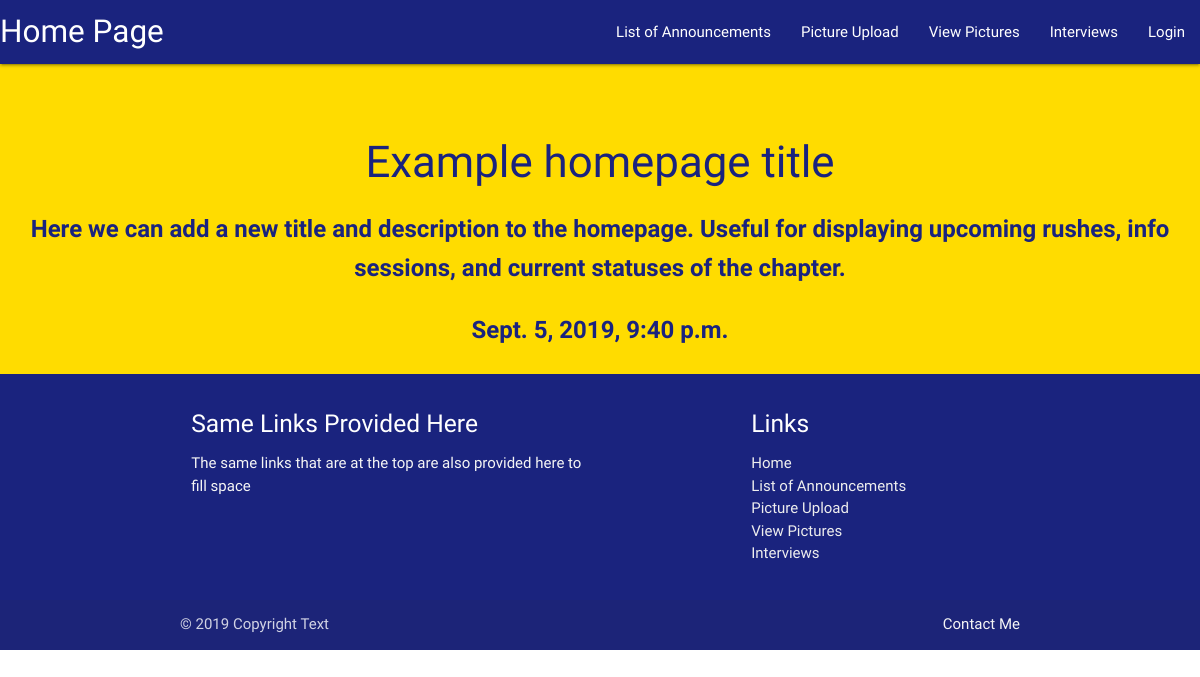
Page /tausite/ on the earlier database version.
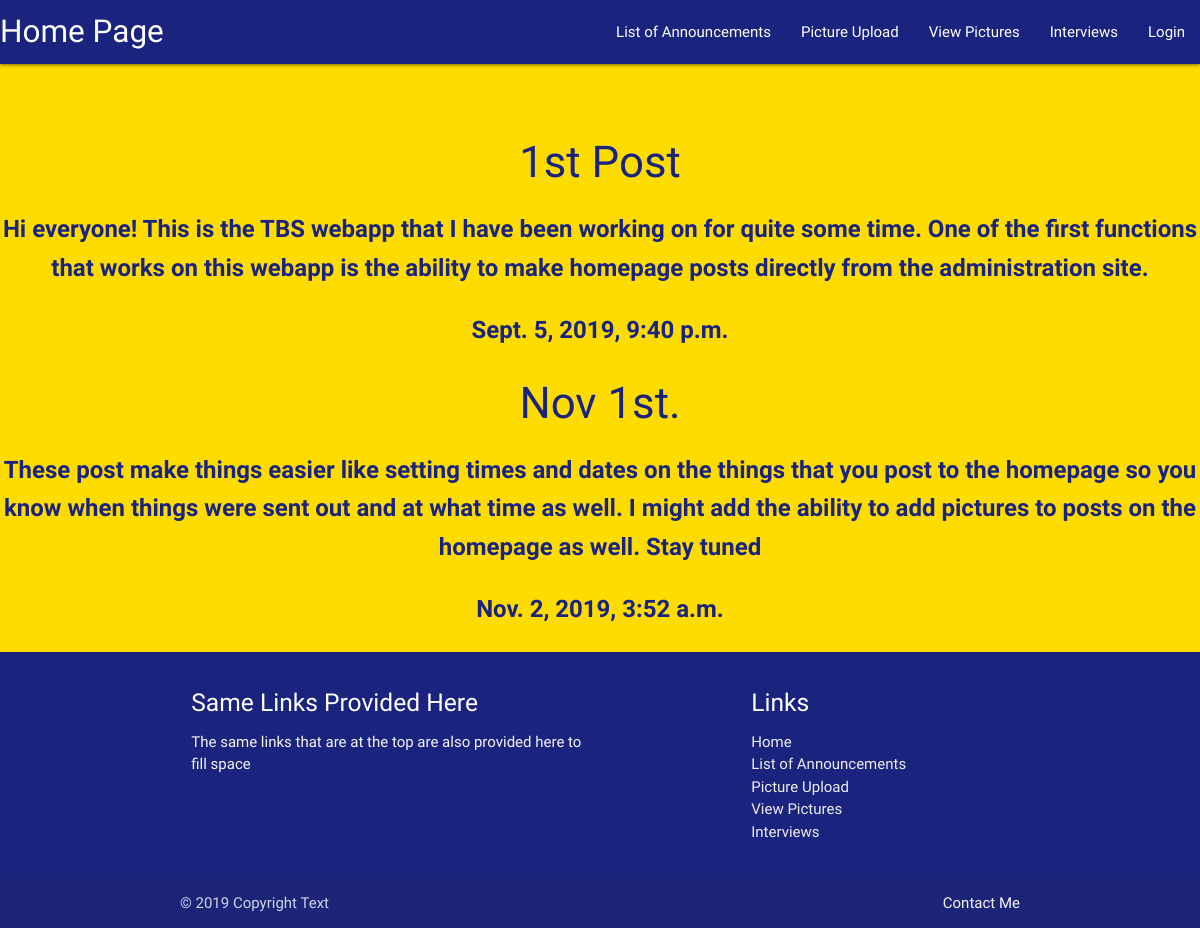
Same page on the later database version.
### tausite/models.py (models this page shows, shortened)
class Home(models.Model):
    homeTitle = models.CharField(max_length=200)
    homeDesc = models.TextField()
    homeDate = models.DateTimeField()

### tausite/views.py (the view)
# urls.py: url('^tausite/', include(('tausite.urls', 'home'), namespace='tausite')),
def home(request):
    index_file_path = PROJECT_PATH + '/templates/home.html'
    homes = Home.objects.all()
    context = {'home': homes}
    return render(request, index_file_path, context)

### tausite/templates/home.html (shortened to what this page needs)
<!DOCTYPE html>
<html>
<head>
    {% load static %}
    <link rel="stylesheet" href="https://cdnjs.cloudflare.com/ajax/libs/materialize/1.0.0/css/materialize.min.css">
    <link rel="stylesheet" href="{% static 'css/home.css' %}">
</head>
<body>
<div class="backgroundColor">
    {% block content %}
    {% if user.is_authenticated %}
    {% include 'base2.html' %}
    {% else %}
    {% include 'base.html' %}
    {% endif %}
    {% for homes in home %}
    <h3 class="title">{{homes.homeTitle}}</h3>
    <p class="description">{{homes.homeDesc}}</p>
    <p class="date">{{homes.homeDate}}</p>
    {% endfor %}
    {% include 'footer.html' %}
    {% endblock content%}
</div>
</body>
</html>

### tausite/templates/base.html (shortened to what this page needs)
<nav>
    <div class="nav-wrapper">
        <a href="{% url 'tausite:home' %}" class="brand-logo">Home Page</a>
        <ul id="nav-mobile" class="right hide-on-med-and-down">
            <li><a href="{% url 'tausite:Announcement List' %}">List of Announcements</a></li>
            <li><a href="{% url 'tausite:image_upload' %}">Picture Upload</a></li>
            <li><a href="{% url 'tausite:picture_images' %}">View Pictures</a></li>
            <li><a href="{% url 'tausite:interviews' %}">Interviews</a></li>
            <li><a href="{% url 'login' %}">Login</a></li>
        </ul>
    </div>
</nav>
<br/><br/>

### tausite/templates/footer.html
<footer class="page-footer #004a8f indigo darken-4">
    <div class="container">
        <div class="row">
            <div class="col l6 s12">
                <h5 class="white-text">Same Links Provided Here</h5>
                <p class="grey-text text-lighten-4">The same links that are at the top are also provided here to fill space</p>
            </div>
            <div class="col l4 offset-l2 s12">
                <h5 class="white-text">Links</h5>
                <ul>
                    <li><a class="grey-text text-lighten-3" href="{% url 'tausite:home' %}">Home</a></li>
                    <li><a class="grey-text text-lighten-3" href="{% url 'tausite:Announcement List' %}">List of Announcements</a></li>
                    <li><a class="grey-text text-lighten-3" href="{% url 'tausite:image_upload' %}">Picture Upload</a></li>
                    <li><a class="grey-text text-lighten-3" href="{% url 'tausite:picture_images' %}">View Pictures</a></li>
                    <li><a class="grey-text text-lighten-3" href="{% url 'tausite:interviews' %}">Interviews</a></li>
                </ul>
            </div>
        </div>
    </div>
    <div class="footer-copyright">
        <div class="container">
            © 2019 Copyright Text
            <a class="grey-text text-lighten-4 right" href="https://www.linkedin.com/in/christian-aborbie-a47302121/">Contact Me</a>
        </div>
    </div>
</footer>

### tausite/static/css/home.css (style rules this page uses)
.backgroundColor { background-color: rgb(255, 220, 0); }
body { font-family: 'Dancing Script', cursive; }
.title { text-align: center; color: rgb(26, 35, 126); }
.description, .date { text-align: center; line-height: 1.6; color: rgb(26, 35, 126); font-weight: bold; font-size: 24px; }
.nav-wrapper { background-color: rgb(26, 35, 126); }

Differences in the rows shown:
changed Home: homeTitle "Example homepage title" → "1st Post"; homeDesc "Here we can add a new title and description to the homepage. Useful for displaying upcoming rushes, info sessions, and current statuses of the chapter." → "Hi everyone! This is the TBS webapp that I have been working on for quite some time. One of the first functions that works on this webapp is the ability to make homepage posts directly from the administration site."
added Home: homeTitle "Nov 1st.", homeDesc "These post make things easier like setting times and dates on the things that you post to the homepage so you know when things were sent out and at what time as well. I might add the ability to add pictures to posts on the homepage as well. Stay tuned", homeDate "Nov. 2, 2019, 3:52 a.m."
